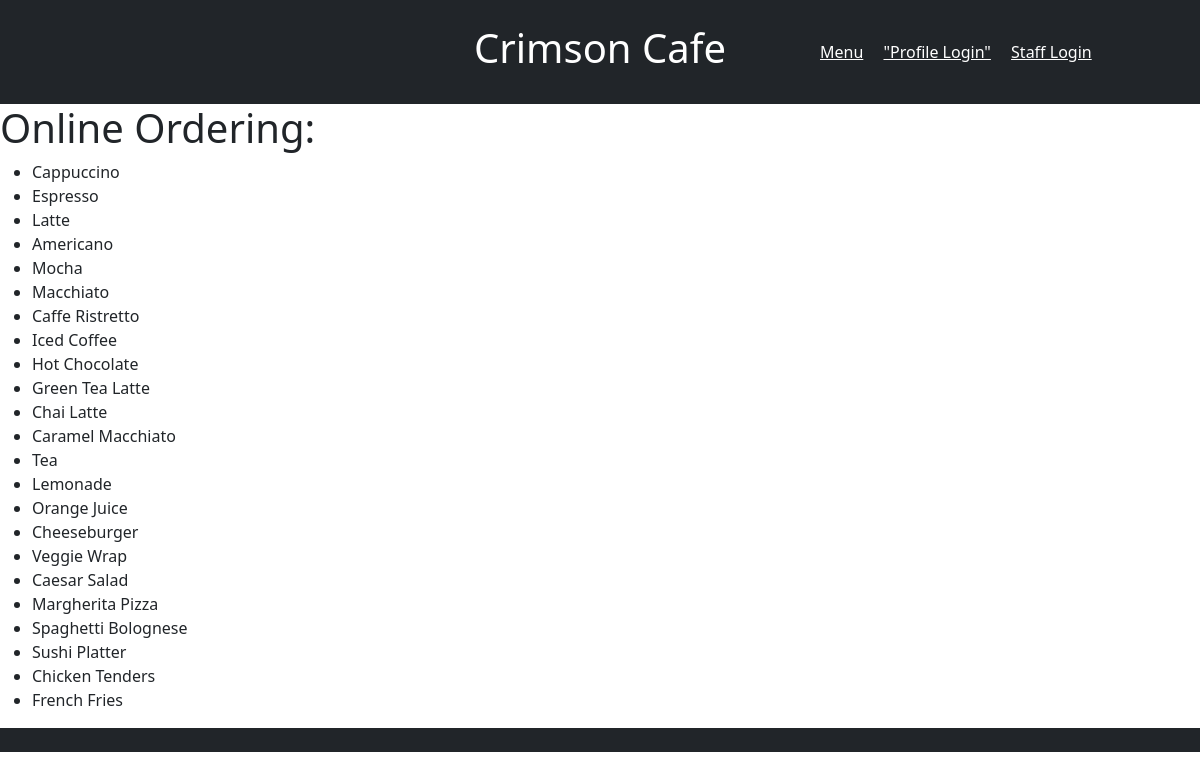
/crimsonmvc/menu/pickup, run on the app's committed database.
### tables this page shows
CREATE TABLE menu (
    id INT PRIMARY KEY AUTO_INCREMENT,
    name VARCHAR(100) NOT NULL,
    price DECIMAL(10, 2) NOT NULL,
    description TEXT,
    photo VARCHAR(255)
);

### crimsonmvc/app/controllers/menu.php (called while the page is built, shortened)
<?php
class menu extends controller
{
    public function __construct()
    {
        $this->postModel = $this->model('menumodel');
    }
    public function pickup()
    {
        $menu = $this->postModel->getMenu();
        $data = [
            'title' => 'Online Ordering:',
            'menu' => $menu
        ];
        $this->view('menu/pickup', $data);
    }
}

### crimsonmvc/public/index.php (called while the page is built, shortened)
<?php
$init = new core;

### crimsonmvc/app/libraries/database.php (called while the page is built, shortened)
<?php
class database
{
    private $host = DB_HOST;
    private $user = DB_USER;
    private $pass = DB_PASS;
    private $dbname = DB_NAME;
    private $dbh;
    private $stmt;
    public function __construct()
    {
        $dsn = 'mysql:host=' . $this->host . ';dbname=' . $this->dbname;
        $options = array(
            PDO::ATTR_PERSISTENT => true,
            PDO::ATTR_ERRMODE => PDO::ERRMODE_EXCEPTION
        );
        try {
            $this->dbh = new PDO($dsn, $this->user, $this->pass, $options);
        } catch (PDOException $e) {
            $this->error = $e->getMessage();
            echo $this->error;
        }
    }
    public function query($sql)
    {
        $this->stmt = $this->dbh->prepare($sql);
    }
    public function execute()
    {
        return $this->stmt->execute();
    }
    public function resultSet()
    {
        $this->execute();
        return $this->stmt->fetchAll(PDO::FETCH_OBJ);
    }
    public function rowCount()
    {
        return $this->stmt->rowCount();
    }
}

### crimsonmvc/app/models/menumodel.php (called while the page is built, shortened)
<?php
class menumodel extends model
{
    public function getMenu()
    {
        $this->db->query("SELECT * FROM menu");
        return $this->db->resultSet();
    }
}

### crimsonmvc/app/libraries/model.php (called while the page is built, shortened)
<?php
class model
{
    public function __construct() {
        $this->db = new database;
    }
}

### crimsonmvc/app/views/menu/pickup.php (the view)
<?php require APPROOT . '/views/inc/header.php'; ?>
<h1>
    <?php echo $data['title']; ?>
</h1>
<ul>
<?php foreach ($data['menu'] as $item): ?>
    <li><?php echo $item->name; ?></li>
<?php endforeach; ?>
</ul>
<?php require APPROOT . '/views/inc/footer.php'; ?>

### crimsonmvc/app/libraries/core.php (shortened to what this page needs)
<?php
class core
{
    protected $currentController = 'pages';
    protected $currentMethod = 'index';
    protected $params = [];
    public function routeUrl()
    {
        $url = $this->getUrl();
        if (!is_null($url)) {
            if (file_exists('../app/controllers/' . $url[0] . '.php')) {
                if ($url[0] === 'crud') {
                    $this->currentController = $url[0];
                    unset($url[0]);
                    require_once '../app/controllers/' . $this->currentController . '.php';
                    $this->currentController = new $this->currentController;
                    if (isset($url[2])) {
                        $this->currentMethod = $url[2];
                        unset($url[2]);
                    } else {
                        die("Need a create/read/update/delete, i.e 3 arguments");
                    }
                    if (isset($url[1])) {
                        $table = $url[1];
                    }
                    if (isset($url[3])) {
                        $this->params = [$table, $url[3]];
                    } elseif (isset($url[1])) {
                        $this->params = [$table];
                    }
                    call_user_func_array([$this->currentController, $this->currentMethod], $this->params);
                } else {
                    $this->currentController = $url[0];
                    unset($url[0]);
                    $this->currentController = new $this->currentController;
                    if (isset($url[1])) {
                        if (method_exists($this->currentController, $url[1])) {
                            $this->currentMethod = $url[1];
                            unset($url[1]);
                        }
                    }
                    $this->params = $url ? array_values($url) : [];
                    call_user_func_array([$this->currentController, $this->currentMethod], $this->params);
                }
            } else {
                noController:
                require_once '../app/controllers/' . $this->currentController . '.php';
                $this->currentController = new $this->currentController;
                call_user_func_array([$this->currentController, $this->currentMethod], $this->params);
            }
        }
    }
    public function __construct()
    {
        $this->routeUrl();
    }
    public function getUrl()
    {
        if (isset($_GET['url'])) {
            $url = rtrim($_GET['url'], '/');
            $url = filter_var($url, FILTER_SANITIZE_URL);
            $url = explode('/', $url);
            return $url;
        }
    }
}

### crimsonmvc/app/libraries/controller.php (shortened to what this page needs)
<?php
class controller
{
    public function model($model)
    {
        return new $model();
    }
    public function view($view, $data = [])
    {
        if (file_exists('../app/views/' . $view . '.php')) {
            require_once('../app/views/' . $view . '.php');
        } else {
            die('View does not exist');
        }
    }
}

### crimsonmvc/app/views/inc/header.php (shortened to what this page needs)
<!DOCTYPE html>
<html lang="en">
<head>
    <link href="https://cdn.jsdelivr.net/npm/bootstrap@5.3.1/dist/css/bootstrap.min.css" rel="stylesheet">
    <link href="<?php echo URLROOT; ?>css/style.css" rel="stylesheet">
</head>
<body>
    <nav class="navbar navbar-expand-lg py-lg-4 bg-dark">
        <div class="col-md">
            <h1 class="text-white text-center"> Crimson Cafe</h1>
        </div>
        <div class="col-sm">
            <div class="container my-2-md-0 mr-md-3">
                <a class="p-2 text-white">Menu</a>
                <a class="p-2 text-white">"Profile Login"</a>
                <a class="p-2 text-white">Staff Login</a>
            </div>
    </nav>

### crimsonmvc/app/views/inc/footer.php (shortened to what this page needs)
       <footer class="pt-4 bg-dark">
       </footer>
   </body>
</html>

### NonMVC/css/style.css (style rules this page uses)
:root { --primary-color: #2B241D; }

### data on the page
menu: name "Cappuccino"
menu: name "Espresso"
menu: name "Latte"
menu: name "Americano"
menu: name "Mocha"
menu: name "Macchiato"
menu: name "Caffe Ristretto"
menu: name "Iced Coffee"
menu: name "Hot Chocolate"
menu: name "Green Tea Latte"
menu: name "Chai Latte"
menu: name "Caramel Macchiato"
menu: name "Tea"
menu: name "Lemonade"
menu: name "Orange Juice"
menu: name "Cheeseburger"
menu: name "Veggie Wrap"
menu: name "Caesar Salad"
menu: name "Margherita Pizza"
menu: name "Spaghetti Bolognese"
menu: name "Sushi Platter"
menu: name "Chicken Tenders"
menu: name "French Fries"

### other printed values
$data['title'] "Online Ordering:"
